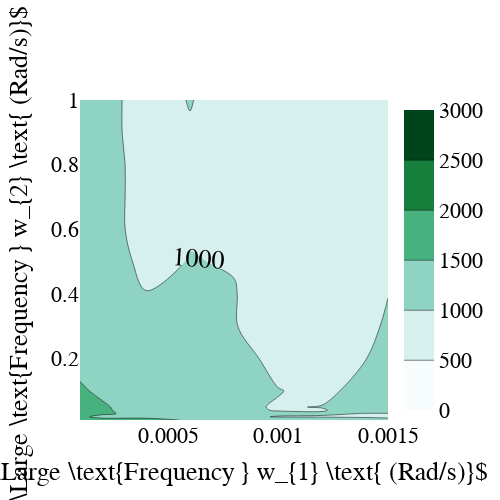

Notebook code cell kept with this figure:
### Code cell
import plotly.graph_objects as go
W1 = [0.0001, 0.0002, 0.0004, 0.0006, 0.0008, 0.001, 0.0012, 0.0014, 0.0015]
W2 = [0.01, 0.02, 0.03, 0.04, 0.05, 0.1, 0.2, 0.3, 0.4, 0.5, 0.6, 0.7, 0.8, 0.9, 1]

fig = go.Figure(data =
    go.Contour(
        z=len_intervals_mtx,
        x=W1, # horizontal axis
        y=W2, # vertical axis,
        zmin=0,
        zmax=3000,
        colorscale='bugn',
                contours=dict(
            showlabels = True, # show labels on contours
            labelfont = dict( # label font properties
                size = 26,
                color = 'black',
            )
    )))

fig.update_layout(
    autosize=False,
    width=500,
    height=500,
    title={'y':0.9,
           'x':0.5,
           'xanchor': 'center',
           'yanchor': 'top'},
    xaxis_title=r"$\Large \text{Frequency } w_{1} \text{ (Rad/s)}$",
    yaxis_title=r"$\Large \text{Frequency } w_{2} \text{ (Rad/s)}$",
    font=dict(
        family="Times New Roman",
        size=22,
        color="black"
    ),
)

fig.show()

### Figure 1 — Plotly figure (JSON) as saved in the notebook; plotly's stock layout.template omitted (floating-point values rounded to 4 significant figures; data arrays with more than 128 entries replaced by an {"elided": "..."} marker saying what was removed)
{"data": [{"colorscale": [[0, "rgb(247,252,253)"], [0.125, "rgb(229,245,249)"], [0.25, "rgb(204,236,230)"], [0.375, "rgb(153,216,201)"], [0.5, "rgb(102,194,164)"], [0.625, "rgb(65,174,118)"], [0.75, "rgb(35,139,69)"], [0.875, "rgb(0,109,44)"], [1, "rgb(0,68,27)"]], "contours": {"labelfont": {"color": "black", "size": 26}, "showlabels": true}, "type": "contour", "x": [0.0001, 0.0002, 0.0004, 0.0006, 0.0008, 0.001, 0.0012, 0.0014, 0.0015], "y": [0.01, 0.02, 0.03, 0.04, 0.05, 0.1, 0.2, 0.3, 0.4, 0.5, 0.6, 0.7, 0.8, 0.9, 1], "z": {"elided": "15x9 float values"}, "zmax": 3000, "zmin": 0}], "layout": {"autosize": false, "font": {"color": "black", "family": "Times New Roman", "size": 22}, "height": 500, "title": {"x": 0.5, "xanchor": "center", "y": 0.9, "yanchor": "top"}, "width": 500, "xaxis": {"title": {"text": "$\\Large \\text{Frequency } w_{1} \\text{ (Rad/s)}$"}}, "yaxis": {"title": {"text": "$\\Large \\text{Frequency } w_{2} \\text{ (Rad/s)}$"}}}}
